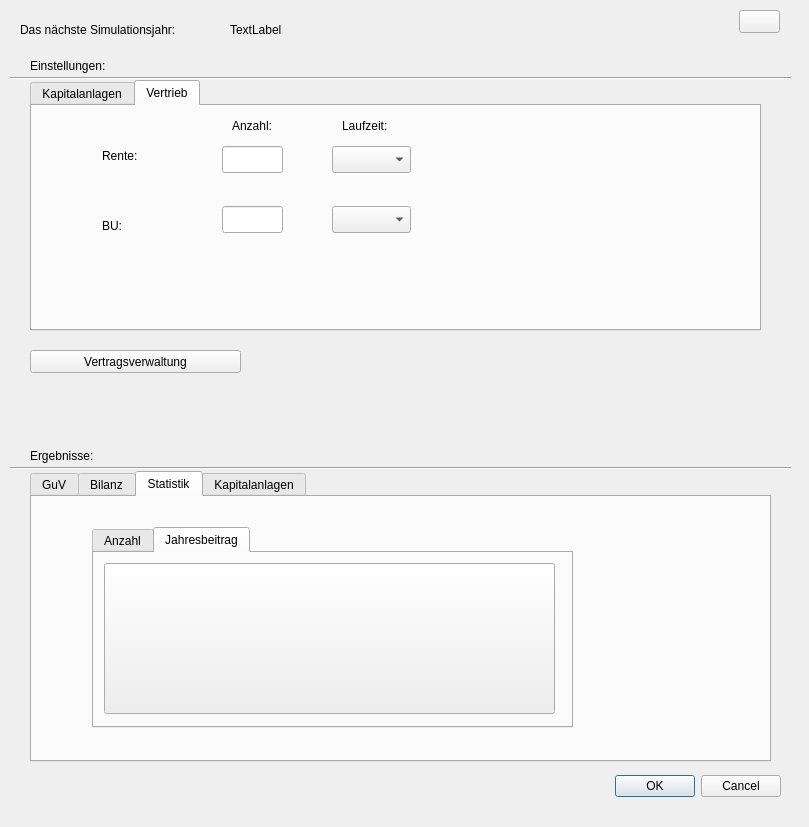
<?xml version="1.0" encoding="UTF-8"?>
<ui version="4.0">
 <class>Dialog</class>
 <widget class="QDialog" name="Dialog">
  <property name="geometry">
   <rect>
    <x>0</x>
    <y>0</y>
    <width>809</width>
    <height>827</height>
   </rect>
  </property>
  <property name="windowTitle">
   <string>Spiel</string>
  </property>
  <widget class="QDialogButtonBox" name="buttonBox">
   <property name="geometry">
    <rect>
     <x>440</x>
     <y>770</y>
     <width>341</width>
     <height>32</height>
    </rect>
   </property>
   <property name="orientation">
    <enum>Qt::Horizontal</enum>
   </property>
   <property name="standardButtons">
    <set>QDialogButtonBox::Cancel|QDialogButtonBox::Ok</set>
   </property>
  </widget>
  <widget class="QTabWidget" name="tabWidget">
   <property name="geometry">
    <rect>
     <x>30</x>
     <y>471</y>
     <width>741</width>
     <height>291</height>
    </rect>
   </property>
   <property name="currentIndex">
    <number>2</number>
   </property>
   <widget class="QWidget" name="tab_7">
    <attribute name="title">
     <string>GuV</string>
    </attribute>
    <widget class="QTableWidget" name="tableWidget_guv">
     <property name="geometry">
      <rect>
       <x>20</x>
       <y>20</y>
       <width>681</width>
       <height>192</height>
      </rect>
     </property>
    </widget>
   </widget>
   <widget class="QWidget" name="tab_5">
    <attribute name="title">
     <string>Bilanz</string>
    </attribute>
    <widget class="QTableWidget" name="tableWidget_Bilanz">
     <property name="geometry">
      <rect>
       <x>10</x>
       <y>20</y>
       <width>721</width>
       <height>192</height>
      </rect>
     </property>
    </widget>
   </widget>
   <widget class="QWidget" name="tab_6">
    <attribute name="title">
     <string>Statistik</string>
    </attribute>
    <widget class="QTabWidget" name="tabWidget_3">
     <property name="geometry">
      <rect>
       <x>60</x>
       <y>30</y>
       <width>481</width>
       <height>201</height>
      </rect>
     </property>
     <property name="currentIndex">
      <number>1</number>
     </property>
     <widget class="QWidget" name="tab_2">
      <attribute name="title">
       <string>Anzahl</string>
      </attribute>
      <widget class="QPushButton" name="pushButton_statistik_anzahl">
       <property name="geometry">
        <rect>
         <x>10</x>
         <y>10</y>
         <width>451</width>
         <height>151</height>
        </rect>
       </property>
       <property name="text">
        <string/>
       </property>
      </widget>
     </widget>
     <widget class="QWidget" name="tab_8">
      <attribute name="title">
       <string>Jahresbeitrag</string>
      </attribute>
      <widget class="QPushButton" name="pushButton_statistik_jsb">
       <property name="geometry">
        <rect>
         <x>10</x>
         <y>10</y>
         <width>451</width>
         <height>151</height>
        </rect>
       </property>
       <property name="text">
        <string/>
       </property>
      </widget>
     </widget>
    </widget>
   </widget>
   <widget class="QWidget" name="tab">
    <attribute name="title">
     <string>Kapitalanlagen</string>
    </attribute>
    <widget class="QPushButton" name="pushButton_ZSK">
     <property name="geometry">
      <rect>
       <x>0</x>
       <y>10</y>
       <width>321</width>
       <height>241</height>
      </rect>
     </property>
     <property name="toolTip">
      <string>&lt;html&gt;&lt;head/&gt;&lt;body&gt;&lt;p&gt;Entwicklung der Zinsstrukturkurve&lt;/p&gt;&lt;/body&gt;&lt;/html&gt;</string>
     </property>
     <property name="toolTipDuration">
      <number>0</number>
     </property>
     <property name="statusTip">
      <string/>
     </property>
     <property name="text">
      <string/>
     </property>
    </widget>
    <widget class="QPushButton" name="pushButton_Entwicklung_Renten">
     <property name="geometry">
      <rect>
       <x>330</x>
       <y>10</y>
       <width>321</width>
       <height>241</height>
      </rect>
     </property>
     <property name="toolTip">
      <string>&lt;html&gt;&lt;head/&gt;&lt;body&gt;&lt;p&gt;Entwicklung der Renten; Ende = Anfang + Zugang + Zins - Abgang&lt;/p&gt;&lt;/body&gt;&lt;/html&gt;</string>
     </property>
     <property name="toolTipDuration">
      <number>0</number>
     </property>
     <property name="statusTip">
      <string/>
     </property>
     <property name="text">
      <string/>
     </property>
    </widget>
   </widget>
  </widget>
  <widget class="QLabel" name="label">
   <property name="geometry">
    <rect>
     <x>20</x>
     <y>20</y>
     <width>201</width>
     <height>19</height>
    </rect>
   </property>
   <property name="text">
    <string>Das nächste Simulationsjahr:</string>
   </property>
  </widget>
  <widget class="QLabel" name="label_2">
   <property name="geometry">
    <rect>
     <x>30</x>
     <y>446</y>
     <width>111</width>
     <height>19</height>
    </rect>
   </property>
   <property name="text">
    <string>Ergebnisse:</string>
   </property>
  </widget>
  <widget class="Line" name="line">
   <property name="geometry">
    <rect>
     <x>10</x>
     <y>460</y>
     <width>781</width>
     <height>16</height>
    </rect>
   </property>
   <property name="orientation">
    <enum>Qt::Horizontal</enum>
   </property>
  </widget>
  <widget class="QTabWidget" name="tabWidget_2">
   <property name="geometry">
    <rect>
     <x>30</x>
     <y>80</y>
     <width>731</width>
     <height>251</height>
    </rect>
   </property>
   <property name="currentIndex">
    <number>1</number>
   </property>
   <widget class="QWidget" name="tab_3">
    <attribute name="title">
     <string>Kapitalanlagen</string>
    </attribute>
    <widget class="QLabel" name="label_4">
     <property name="geometry">
      <rect>
       <x>10</x>
       <y>109</y>
       <width>67</width>
       <height>19</height>
      </rect>
     </property>
     <property name="text">
      <string>SA: 100%</string>
     </property>
    </widget>
    <widget class="QLabel" name="label_5">
     <property name="geometry">
      <rect>
       <x>201</x>
       <y>58</y>
       <width>67</width>
       <height>19</height>
      </rect>
     </property>
     <property name="text">
      <string>Renten:</string>
     </property>
    </widget>
    <widget class="QLabel" name="label_6">
     <property name="geometry">
      <rect>
       <x>200</x>
       <y>156</y>
       <width>67</width>
       <height>19</height>
      </rect>
     </property>
     <property name="text">
      <string>Aktien:</string>
     </property>
    </widget>
    <widget class="Line" name="line_3">
     <property name="geometry">
      <rect>
       <x>82</x>
       <y>111</y>
       <width>41</width>
       <height>16</height>
      </rect>
     </property>
     <property name="orientation">
      <enum>Qt::Horizontal</enum>
     </property>
    </widget>
    <widget class="Line" name="line_4">
     <property name="geometry">
      <rect>
       <x>114</x>
       <y>67</y>
       <width>20</width>
       <height>101</height>
      </rect>
     </property>
     <property name="orientation">
      <enum>Qt::Vertical</enum>
     </property>
    </widget>
    <widget class="Line" name="line_5">
     <property name="geometry">
      <rect>
       <x>123</x>
       <y>60</y>
       <width>71</width>
       <height>16</height>
      </rect>
     </property>
     <property name="orientation">
      <enum>Qt::Horizontal</enum>
     </property>
    </widget>
    <widget class="Line" name="line_6">
     <property name="geometry">
      <rect>
       <x>122</x>
       <y>159</y>
       <width>71</width>
       <height>16</height>
      </rect>
     </property>
     <property name="orientation">
      <enum>Qt::Horizontal</enum>
     </property>
    </widget>
    <widget class="QSlider" name="horizontalSlider_Renten">
     <property name="geometry">
      <rect>
       <x>262</x>
       <y>60</y>
       <width>160</width>
       <height>16</height>
      </rect>
     </property>
     <property name="toolTip">
      <string>&lt;html&gt;&lt;head/&gt;&lt;body&gt;&lt;p&gt;Wie viel Prozent soll in Renten angelegt werden? &lt;/p&gt;&lt;/body&gt;&lt;/html&gt;</string>
     </property>
     <property name="maximum">
      <number>100</number>
     </property>
     <property name="singleStep">
      <number>10</number>
     </property>
     <property name="orientation">
      <enum>Qt::Horizontal</enum>
     </property>
     <property name="tickPosition">
      <enum>QSlider::TicksAbove</enum>
     </property>
     <property name="tickInterval">
      <number>10</number>
     </property>
    </widget>
    <widget class="QSlider" name="horizontalSlider_Aktien">
     <property name="geometry">
      <rect>
       <x>262</x>
       <y>157</y>
       <width>160</width>
       <height>16</height>
      </rect>
     </property>
     <property name="toolTip">
      <string>&lt;html&gt;&lt;head/&gt;&lt;body&gt;&lt;p&gt;Wie viel Prozent soll in Aktien angelegt werden? &lt;/p&gt;&lt;/body&gt;&lt;/html&gt;</string>
     </property>
     <property name="maximum">
      <number>100</number>
     </property>
     <property name="singleStep">
      <number>10</number>
     </property>
     <property name="value">
      <number>100</number>
     </property>
     <property name="orientation">
      <enum>Qt::Horizontal</enum>
     </property>
     <property name="invertedAppearance">
      <bool>true</bool>
     </property>
     <property name="invertedControls">
      <bool>true</bool>
     </property>
     <property name="tickPosition">
      <enum>QSlider::TicksAbove</enum>
     </property>
     <property name="tickInterval">
      <number>10</number>
     </property>
    </widget>
    <widget class="QLabel" name="label_7">
     <property name="geometry">
      <rect>
       <x>460</x>
       <y>10</y>
       <width>67</width>
       <height>19</height>
      </rect>
     </property>
     <property name="text">
      <string>Laufzeit</string>
     </property>
    </widget>
    <widget class="QLabel" name="label_8">
     <property name="geometry">
      <rect>
       <x>532</x>
       <y>10</y>
       <width>67</width>
       <height>19</height>
      </rect>
     </property>
     <property name="text">
      <string>Anteil</string>
     </property>
    </widget>
    <widget class="QLabel" name="label_Anteil_Renten">
     <property name="geometry">
      <rect>
       <x>270</x>
       <y>84</y>
       <width>67</width>
       <height>19</height>
      </rect>
     </property>
     <property name="text">
      <string>TextLabel</string>
     </property>
    </widget>
    <widget class="QLabel" name="label_Anteil_Aktien">
     <property name="geometry">
      <rect>
       <x>270</x>
       <y>183</y>
       <width>67</width>
       <height>19</height>
      </rect>
     </property>
     <property name="text">
      <string>TextLabel</string>
     </property>
    </widget>
    <widget class="QComboBox" name="comboBox_L3">
     <property name="geometry">
      <rect>
       <x>460</x>
       <y>90</y>
       <width>51</width>
       <height>27</height>
      </rect>
     </property>
     <property name="toolTip">
      <string>&lt;html&gt;&lt;head/&gt;&lt;body&gt;&lt;p&gt;Laufzeit des Rentenpapiers in dieser Simulationsperiode&lt;/p&gt;&lt;/body&gt;&lt;/html&gt;</string>
     </property>
    </widget>
    <widget class="QComboBox" name="comboBox_L1">
     <property name="geometry">
      <rect>
       <x>460</x>
       <y>30</y>
       <width>51</width>
       <height>27</height>
      </rect>
     </property>
     <property name="toolTip">
      <string>&lt;html&gt;&lt;head/&gt;&lt;body&gt;&lt;p&gt;Laufzeit des Rentenpapiers in dieser Simulationsperiode&lt;/p&gt;&lt;/body&gt;&lt;/html&gt;</string>
     </property>
    </widget>
    <widget class="QComboBox" name="comboBox_L2">
     <property name="geometry">
      <rect>
       <x>460</x>
       <y>60</y>
       <width>51</width>
       <height>27</height>
      </rect>
     </property>
     <property name="toolTip">
      <string>&lt;html&gt;&lt;head/&gt;&lt;body&gt;&lt;p&gt;Laufzeit des Rentenpapiers in dieser Simulationsperiode&lt;/p&gt;&lt;/body&gt;&lt;/html&gt;</string>
     </property>
    </widget>
    <widget class="QComboBox" name="comboBox_A3">
     <property name="geometry">
      <rect>
       <x>530</x>
       <y>90</y>
       <width>51</width>
       <height>27</height>
      </rect>
     </property>
    </widget>
    <widget class="QComboBox" name="comboBox_A2">
     <property name="geometry">
      <rect>
       <x>530</x>
       <y>60</y>
       <width>51</width>
       <height>27</height>
      </rect>
     </property>
    </widget>
    <widget class="QComboBox" name="comboBox_A1">
     <property name="geometry">
      <rect>
       <x>530</x>
       <y>30</y>
       <width>51</width>
       <height>27</height>
      </rect>
     </property>
    </widget>
   </widget>
   <widget class="QWidget" name="tab_4">
    <attribute name="title">
     <string>Vertrieb</string>
    </attribute>
    <widget class="QLabel" name="label_9">
     <property name="geometry">
      <rect>
       <x>70</x>
       <y>40</y>
       <width>67</width>
       <height>19</height>
      </rect>
     </property>
     <property name="text">
      <string>Rente:</string>
     </property>
    </widget>
    <widget class="QLabel" name="label_10">
     <property name="geometry">
      <rect>
       <x>70</x>
       <y>110</y>
       <width>67</width>
       <height>19</height>
      </rect>
     </property>
     <property name="text">
      <string>BU:</string>
     </property>
    </widget>
    <widget class="QLabel" name="label_11">
     <property name="geometry">
      <rect>
       <x>200</x>
       <y>10</y>
       <width>67</width>
       <height>19</height>
      </rect>
     </property>
     <property name="text">
      <string>Anzahl:</string>
     </property>
    </widget>
    <widget class="QLabel" name="label_12">
     <property name="geometry">
      <rect>
       <x>310</x>
       <y>10</y>
       <width>67</width>
       <height>19</height>
      </rect>
     </property>
     <property name="text">
      <string>Laufzeit:</string>
     </property>
    </widget>
    <widget class="QComboBox" name="comboBox_Laufzeit_Renten">
     <property name="geometry">
      <rect>
       <x>300</x>
       <y>40</y>
       <width>79</width>
       <height>27</height>
      </rect>
     </property>
    </widget>
    <widget class="QComboBox" name="comboBox_Laufzeit_BU">
     <property name="geometry">
      <rect>
       <x>300</x>
       <y>100</y>
       <width>79</width>
       <height>27</height>
      </rect>
     </property>
    </widget>
    <widget class="QLineEdit" name="lineEdit_Anzahl_Renten">
     <property name="geometry">
      <rect>
       <x>190</x>
       <y>40</y>
       <width>61</width>
       <height>27</height>
      </rect>
     </property>
    </widget>
    <widget class="QLineEdit" name="lineEdit_Anzahl_BU">
     <property name="geometry">
      <rect>
       <x>190</x>
       <y>100</y>
       <width>61</width>
       <height>27</height>
      </rect>
     </property>
    </widget>
   </widget>
  </widget>
  <widget class="QLabel" name="label_3">
   <property name="geometry">
    <rect>
     <x>30</x>
     <y>56</y>
     <width>131</width>
     <height>19</height>
    </rect>
   </property>
   <property name="text">
    <string>Einstellungen:</string>
   </property>
  </widget>
  <widget class="Line" name="line_2">
   <property name="geometry">
    <rect>
     <x>10</x>
     <y>70</y>
     <width>781</width>
     <height>16</height>
    </rect>
   </property>
   <property name="orientation">
    <enum>Qt::Horizontal</enum>
   </property>
  </widget>
  <widget class="QLabel" name="label_Jahr">
   <property name="geometry">
    <rect>
     <x>230</x>
     <y>20</y>
     <width>67</width>
     <height>19</height>
    </rect>
   </property>
   <property name="text">
    <string>TextLabel</string>
   </property>
  </widget>
  <widget class="QPushButton" name="pushButton_Vertragsverwaltung">
   <property name="geometry">
    <rect>
     <x>30</x>
     <y>350</y>
     <width>211</width>
     <height>23</height>
    </rect>
   </property>
   <property name="text">
    <string>Vertragsverwaltung</string>
   </property>
  </widget>
  <widget class="QPushButton" name="pushButton_aufsichtsrat">
   <property name="geometry">
    <rect>
     <x>739</x>
     <y>10</y>
     <width>41</width>
     <height>23</height>
    </rect>
   </property>
   <property name="text">
    <string/>
   </property>
  </widget>
 </widget>
 <resources/>
 <connections>
  <connection>
   <sender>buttonBox</sender>
   <signal>accepted()</signal>
   <receiver>Dialog</receiver>
   <slot>accept()</slot>
   <hints>
    <hint type="sourcelabel">
     <x>658</x>
     <y>574</y>
    </hint>
    <hint type="destinationlabel">
     <x>157</x>
     <y>274</y>
    </hint>
   </hints>
  </connection>
  <connection>
   <sender>buttonBox</sender>
   <signal>rejected()</signal>
   <receiver>Dialog</receiver>
   <slot>reject()</slot>
   <hints>
    <hint type="sourcelabel">
     <x>726</x>
     <y>580</y>
    </hint>
    <hint type="destinationlabel">
     <x>286</x>
     <y>274</y>
    </hint>
   </hints>
  </connection>
 </connections>
</ui>
